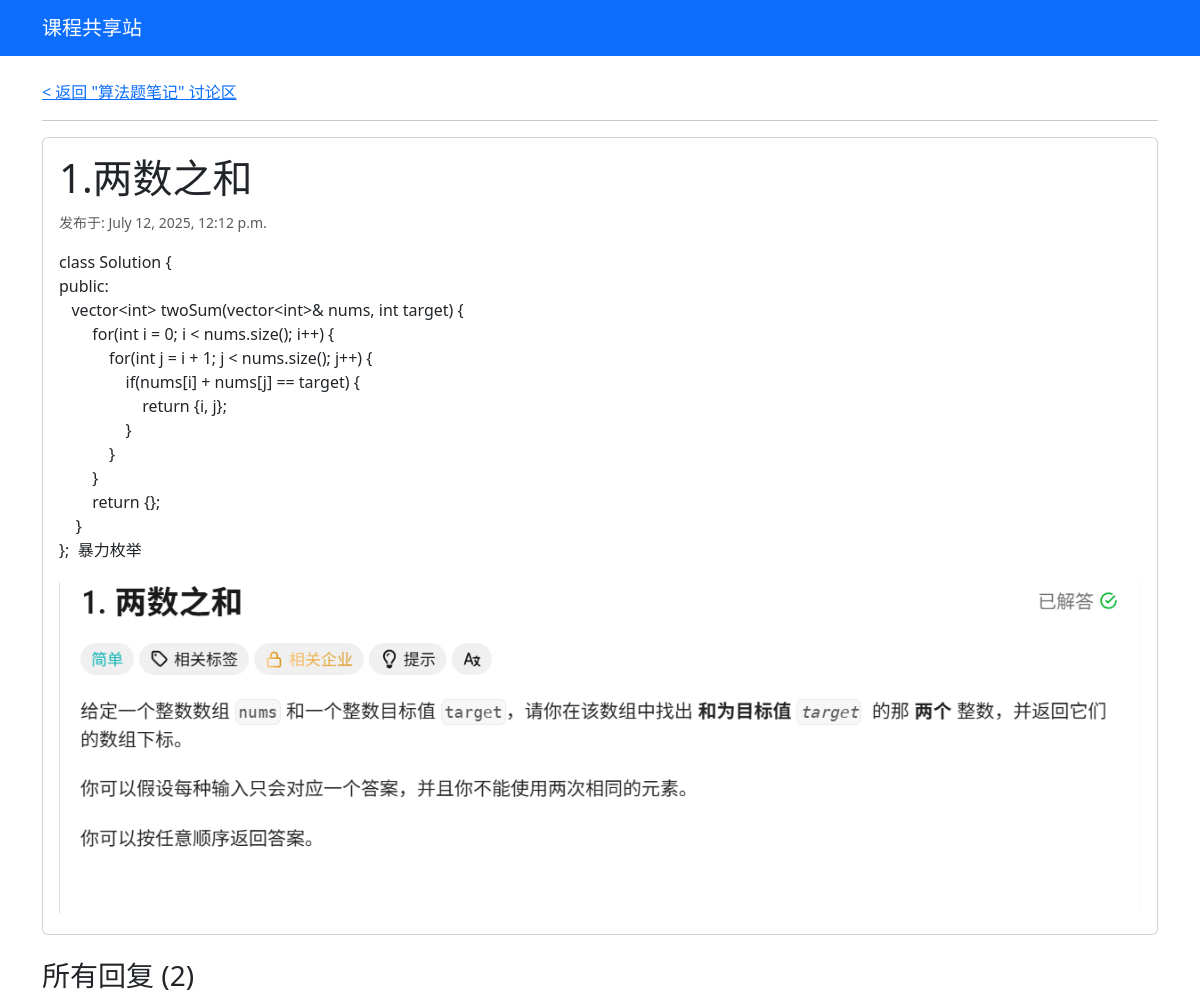
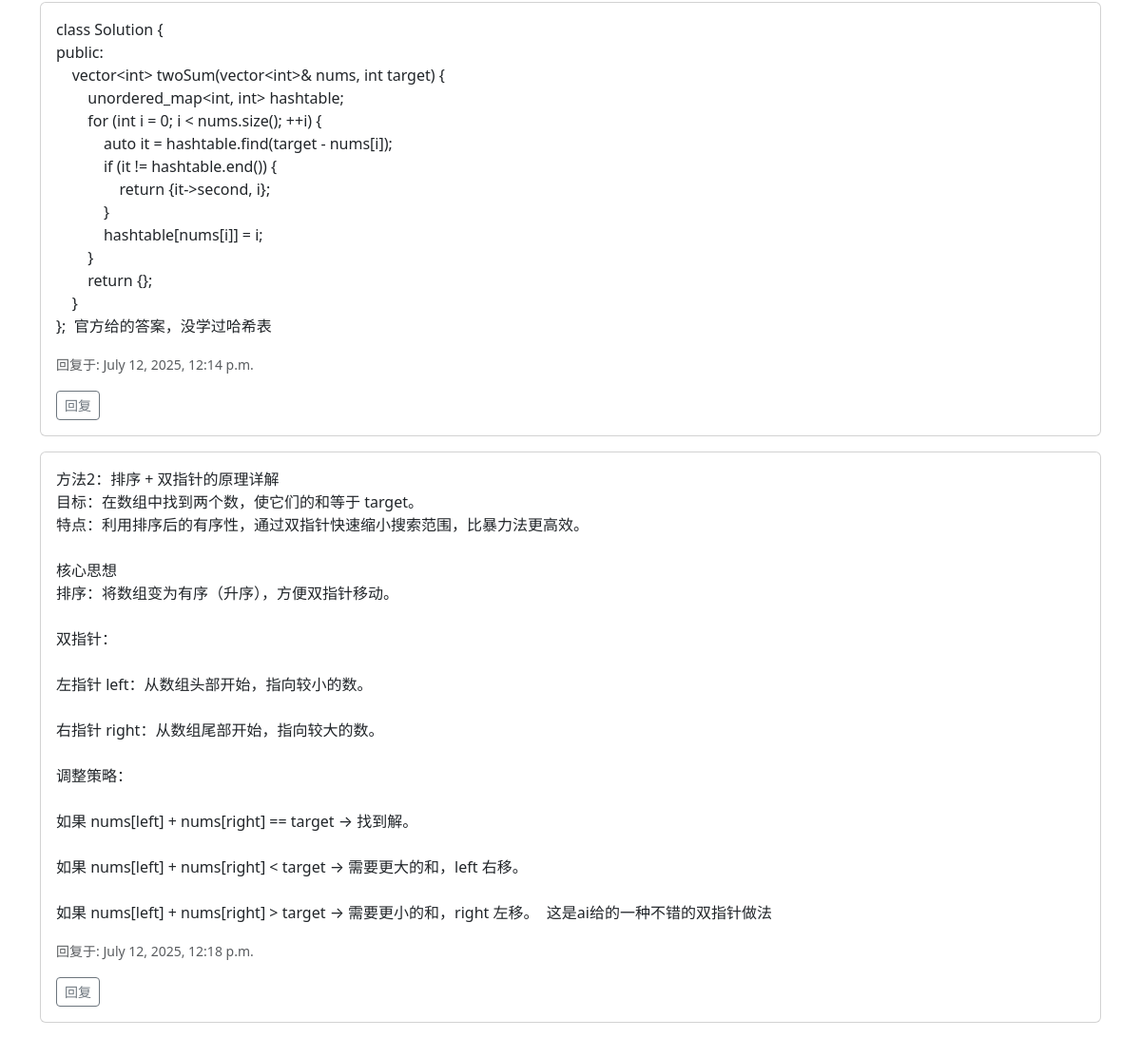
The page /course/7/post/2/ on the database its author committed (2 pictures, top to bottom).
### resources/models.py (models this page shows, shortened)
class Post(models.Model):
    course = models.ForeignKey(Course, on_delete=models.CASCADE, related_name='posts', verbose_name="所属课程")
    title = models.CharField(max_length=200, verbose_name="帖子标题")
    content = models.TextField(verbose_name="帖子内容")
    image = models.ImageField(upload_to='post_images/%Y/%m/%d/', blank=True, null=True, verbose_name="帖子图片")
    created_at = models.DateTimeField(auto_now_add=True, verbose_name="发布时间")

class Course(models.Model):
    name = models.CharField(max_length=50, unique=True, verbose_name="课程名称")
    description = models.TextField(blank=True, null=True, verbose_name="课程描述")

class Reply(models.Model):
    post = models.ForeignKey(Post, on_delete=models.CASCADE, related_name='replies', verbose_name="所属帖子")
    parent = models.ForeignKey('self', null=True, blank=True, on_delete=models.CASCADE, related_name='child_replies')
    content = models.TextField(verbose_name="回复内容")
    image = models.ImageField(upload_to='reply_images/%Y/%m/%d/', blank=True, null=True, verbose_name="回复图片")
    created_at = models.DateTimeField(auto_now_add=True, verbose_name="回复时间")

### resources/views.py (the view)
# urls.py: path('course/<int:course_id>/post/<int:post_id>/', views.post_detail, name='post_detail'),
def post_detail(request, course_id, post_id):
    post = get_object_or_404(Post, pk=post_id, course__id=course_id)
    course = post.course
    if request.method == 'POST':
        reply_form = ReplyForm(request.POST, request.FILES)
        if reply_form.is_valid():
            reply = reply_form.save(commit=False)
            reply.post = post
            parent_id = request.POST.get('parent_id')
            if parent_id:
                reply.parent = get_object_or_404(Reply, id=parent_id)
            reply.save()
            return redirect('post_detail', course_id=course.id, post_id=post.id)
    else:
        reply_form = ReplyForm()
    top_level_replies = post.replies.filter(parent__isnull=True).order_by('created_at')
    context = {
        'post': post,
        'course': course, # 确保 course 在这里
        'reply_form': reply_form,
        'top_level_replies': top_level_replies,
    }
    return render(request, 'resources/post_detail.html', context)

### resources/templates/resources/post_detail.html (shortened to what this page needs)
{% extends "resources/base.html" %}
{% block content %}
    <a href="{% url 'post_list' post.course.id %}">< 返回 "{{ post.course.name }}" 讨论区</a>
    <hr>
    <div class="card mb-4">
        <div class="card-body">
            <h1 class="card-title">{{ post.title }}</h1>
            <p class="card-text"><small class="text-muted">发布于: {{ post.created_at }}</small></p>
            <p class="card-text preserve-whitespace">{{ post.content|linebreaksbr }}</p>
            {% if post.image %}
                <img src="{{ post.image.url }}" class="img-fluid rounded" alt="帖子图片">
            {% endif %}
        </div>
    </div>
<h3>所有回复 ({{ post.replies.count }})</h3>
{% for reply in top_level_replies %}
    <div class="card mb-3">
        <div class="card-body">
            <p class="card-text preserve-whitespace">{{ reply.content|linebreaksbr }}</p>
            <p class="card-text"><small class="text-muted">回复于: {{ reply.created_at }}</small></p>
            <button class="btn btn-sm btn-outline-secondary" onclick="toggleReplyForm('form-{{ reply.id }}')">回复</button>
        </div>
    </div>
{% empty %}
    <p>还没有人回复，快来抢沙发！</p>
{% endfor %}
{% endblock %}

### resources/templates/resources/base.html (style rules this page uses)
.preserve-whitespace { white-space: pre-wrap; }

### rows shown on the page
Post: course.name "算法题笔记", title "1.两数之和", created_at "July 12, 2025, 12:12 p.m.", content "class Solution { public: vector<int> twoSum(vector<int>& nums, int target) { for(int i = 0; i < nums.size(); i++) { for(int j = i + 1; j < nums.size(); j++) { if(nums[i] + nums[j] == target) { return {i, j}; } } } return {}; } }; 暴力枚举", image (picture), replies.count "2"
Reply: content "class Solution { public: vector<int> twoSum(vector<int>& nums, int target) { unordered_map<int, int> hashtable; for (int i = 0; i < nums.size(); ++i) { auto it = hashtable.find(target - nums[i]); if (it != hashtable.end()) { return {it->second, i}; } hashtable[nums[i]] = i; } return {}; } }; 官方给的答案，没学过哈希表", created_at "July 12, 2025, 12:14 p.m."
Reply: content "方法2：排序 + 双指针的原理详解 目标：在数组中找到两个数，使它们的和等于 target。 特点：利用排序后的有序性，通过双指针快速缩小搜索范围，比暴力法更高效。 核心思想 排序：将数组变为有序（升序），方便双指针移动。 双指针： 左指针 left：从数组头部开始，指向较小的数。 右指针 right：从数组尾部开始，指向较大的数。 调整策略： 如果 nums[left] + nums[right] == target → 找到解。 如果 nums[left] + nums[right] < target → 需要更大的和，left 右移。 如果 nums[left] + nums[right] > target → 需要更小的和，right 左移。 这是ai给的一种不错的双指针做法", created_at "July 12, 2025, 12:18 p.m."
